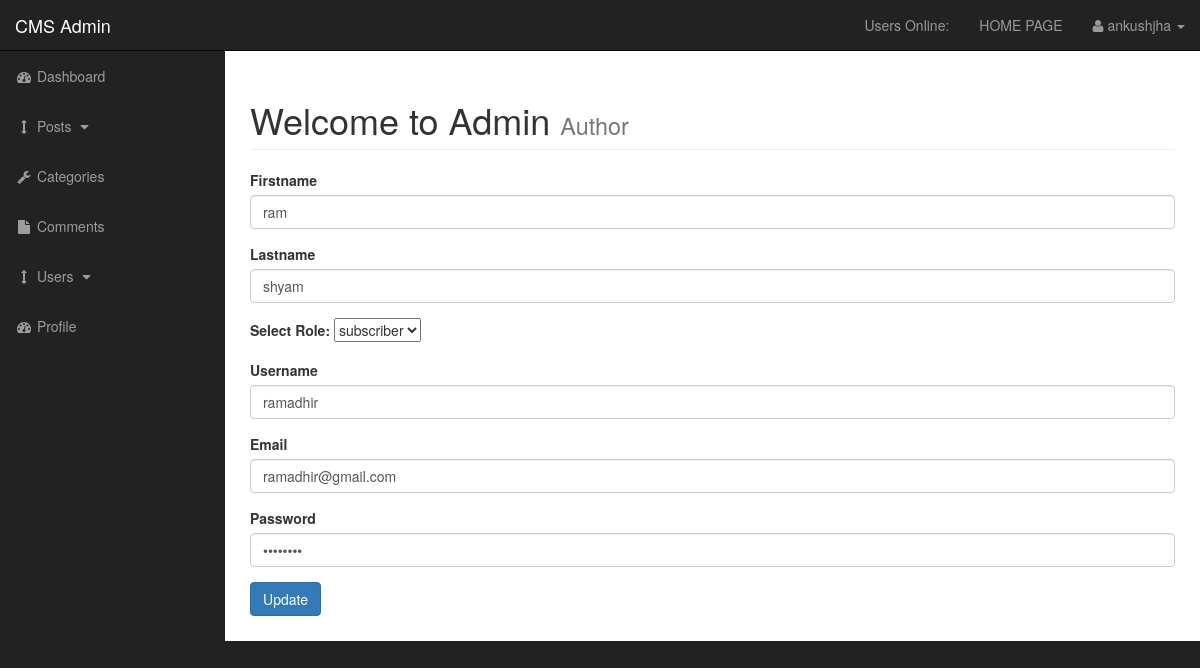
The app's page /admin/users.php?source=edit_user&edit_user=5 (signed in) with its own data.
### tables this page shows
CREATE TABLE `users` (
  `user_id` int(3) NOT NULL,
  `username` varchar(255) NOT NULL,
  `user_password` varchar(255) NOT NULL,
  `user_firstname` varchar(255) NOT NULL,
  `user_lastname` varchar(255) NOT NULL,
  `user_email` varchar(255) NOT NULL,
  `user_image` text NOT NULL,
  `user_role` varchar(255) NOT NULL,
  `randSalt` varchar(255) NOT NULL DEFAULT '$2y$10$iusesomecrazystrings22'
);

### admin/includes/edit_user.php (the view, shortened to what this page needs)
<?php
if(isset($_GET['edit_user'])){
    $the_user_id = $_GET['edit_user'];
    $query = "SELECT * FROM users WHERE user_id = $the_user_id ";
    $select_users_query = mysqli_query($connection, $query);
    while($row = mysqli_fetch_assoc($select_users_query)) {
        $username = $row['username'];
        $user_password = $row['user_password'];
        $user_firstname = $row['user_firstname'];
        $user_lastname = $row['user_lastname'];
        $user_email = $row['user_email'];
        $user_role = $row['user_role'];
    }
} else {
    header("Location: index.php");
}
?>
<form action="" method="post" enctype="multipart/form-data">
<div class="form-group">
<label for="user_firstname">Firstname</label>
<input type="text" value='<?php echo $user_firstname; ?>' class="form-control" name="user_firstname">
</div>
<div class="form-group">
<label for="user_lastname">Lastname</label>
<input type="text" value="<?php echo $user_lastname; ?>" class="form-control" name="user_lastname">
</div>
<div class="form-group">
    <label for="user_role">Select Role: </label>
    <select name="user_role" id="">
        <option value="<?php echo $user_role; ?>"> <?php echo $user_role; ?> </option>
    </select>
</div>
<div class="form-group">
<label for="username">Username</label>
<input type="text" value="<?php echo $username ?>" class="form-control" name="username">
</div>
<div class="form-group">
<label for="user_email">Email</label>
<input type="email" value="<?php echo $user_email ?>" class="form-control" name="user_email">
</div>
<div class="form-group">
<label for="user_password">Password</label>
<input type="password" value="<?php echo $user_password ?>" class="form-control" name="user_password">
</div>
<div class="form-group">
<input class="btn btn-primary" type="submit" name="edit_user" value="Update">
</div>
</form>

### admin/css/sb-admin.css (style rules this page uses)
body { margin-top: 100px; background-color: #222; }
@media (min-width:768px) { body { margin-top: 50px; } }

### records on screen
users: user_firstname "ram", user_lastname "shyam", user_role "subscriber", username "ramadhir", user_email "ramadhir@gmail.com"

### other values on screen
$_SESSION['username'] "ankushjha"
